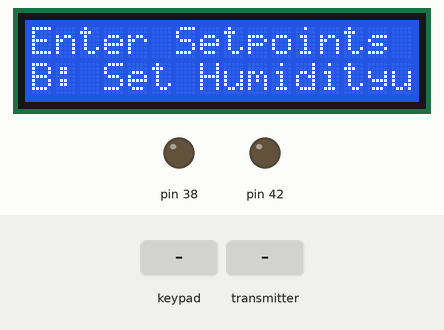
Recording of a sketch running on a simulated Arduino Mega 2560, built with avr-gcc and run on an emulated ATmega2560. Parts: 16×2 character LCD, output pins drawn as LEDs (lit = HIGH). The test bench sets the inputs (shaded band). No radio packets arrive unless stated; what the sketch prints to the serial monitor is not drawn.

Above: at 20.8 s.
20.9 s: key 'A' pressed
At 22.1 s:
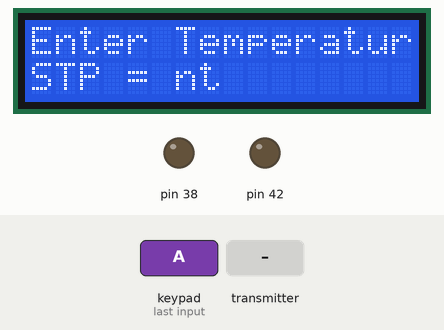
22.4 s: keypad keys 0 0 0 0 1 # pressed 0.4 s apart
At 25.6 s:
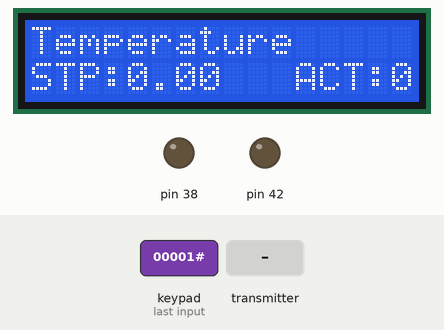
26.3 s: the transmitter starts sending fanStatus = 1
At 26.9 s:
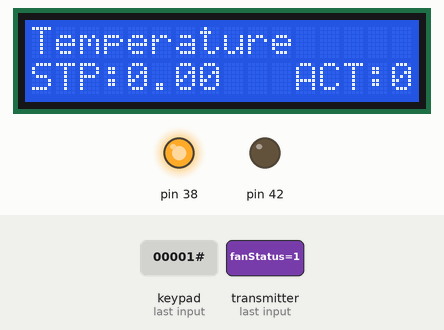
29.3 s: key 'B' pressed
At 30.5 s:
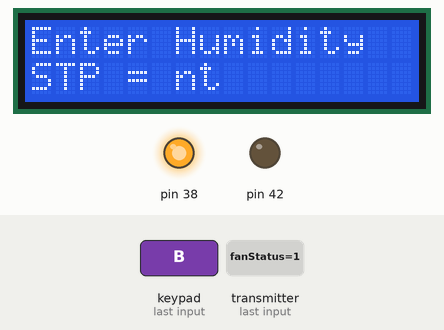
30.8 s: keypad keys 0 0 0 0 1 D pressed 0.4 s apart
At 33.2 s:
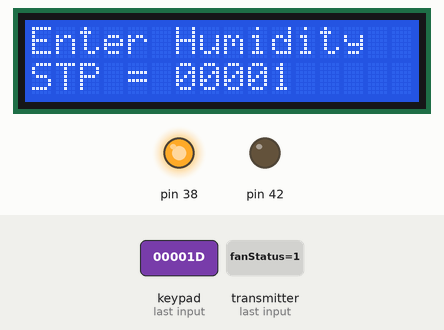
34.7 s: keypad keys 0 0 0 0 2 # pressed 0.4 s apart
At 37.0 s:
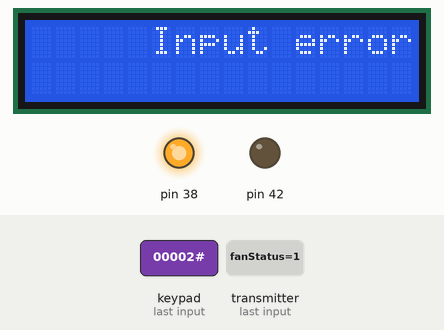
Timing chart, 0 to 38.5 s (numbered marks = the images above; inputs shaded):
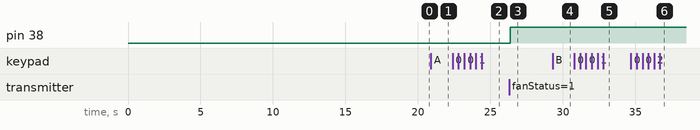

The sketch:

master_system.ino
```cpp
#include <Wire.h>
#include <LiquidCrystal_I2C.h>
#include <Keypad.h>
#include <SPI.h>
#include <RF24.h>

//CONSTANTS
const byte ROWS = 4; //four rows
const byte COLS = 4; //four columns
const byte LCD_COLS = 20;
const byte LCD_ROWS = 4;

//address through which two modules communicate.
const byte master_address[6] = "00001";
const byte slave_address[6] = "00002";

char keys[ROWS][COLS] = {
  {'1','2','3','A'},
  {'4','5','6','B'},
  {'7','8','9','C'},
  {'.','0','#','D'}
};

struct SetpointData {
  float fltSPTemp;
  float fltSPHum;
};

struct SensorData {
  float fltSnTemp;
  float fltSnHum;
  bool fanStatus;
  bool humidifierStatus;
};

//VARIABLES
SetpointData spData;
SensorData snData;

int state = -1;
String strSPTemp;
String strSPHum;
int timer = 20000;

byte rowPins[ROWS] = {9, 8, 7, 6}; //connect to the row pinouts of the keypad
byte colPins[COLS] = {5, 4, 3, 2}; //connect to the column pinouts of the keypad

RF24 radio(11, 12);  // CE, CSN
LiquidCrystal_I2C lcd(0x27, LCD_COLS, LCD_ROWS);
Keypad keypad = Keypad( makeKeymap(keys), rowPins, colPins, ROWS, COLS );

void scrollMessage() {
  String message = "REMOTE TEMPERATURE AND HUMIDITY CONTROLLER.";

  for (int i=0; i < 20; i++) {
    message = " " + message;
  }

  message = message + " ";

  for (int position = 0 ; position < message.length(); position++) {
    lcd.setCursor(0, 2);
    lcd.print(message.substring(position, position + 20));
    delay(250);
  }
}

bool getRadioStatus(){ //TODO: Blink leds, send a message, etc. to indicate failure
    if(radio.failureDetected){
    radio.begin();                        // Attempt to re-configure the radio with defaults
    radio.openWritingPipe(master_address);  // Re-configure pipe addresses
    radio.openReadingPipe(0, slave_address);  // Re-configure pipe addresses
    return false;
  } else {
    return true;
  }
  radio.failureDetected = 0;            // Reset the detection value
}

void receiveSensorData(){
  radio.startListening(); //This sets the module as receiver
  if ( radio.available() ) {
    radio.read(&snData, sizeof(SensorData));
//     getRadioStatus();
    if (state == 0) {
      displayData();
    }

    //TODO: Remove
//    Serial.print("RX: Sensor Temperature: ");
//    Serial.print(snData.fltSnTemp);
//    Serial.print(" Sensor Humidity: ");
//    Serial.println(snData.fltSnHum);
  }


}

void transmitSetpointData(){

  if (--timer == 0) {
    radio.stopListening(); //This sets the module as transmitter
    radio.write(&spData, sizeof(SetpointData)); //Sending the data
    timer = 20000;
    getRadioStatus();
  }
}

void printTemperatureSP() { //print temperature setpoint on lcd
  lcd.clear();
  lcd.setCursor(0, 0);
  lcd.print("Enter Temperature");
  lcd.setCursor(0, 1);
  lcd.print("Setpoint");
  lcd.setCursor(0, 3);
  lcd.print("STP = ");
  lcd.setCursor(6, 3);
  lcd.print(strSPTemp);
}

void printHumiditySP() { //print humidity setpoint on lcd
  lcd.clear();
  lcd.setCursor(0, 0);
  lcd.print("Enter Humidity");
  lcd.setCursor(0, 1);
  lcd.print("Setpoint");
  lcd.setCursor(0, 3);
  lcd.print("STP = ");
  lcd.setCursor(6, 3);
  lcd.print(strSPHum);
}

void displayData() { //Home Screen
  lcd.clear();
  lcd.setCursor(0, 0);
  lcd.print("Temperature");
  lcd.setCursor(0, 1);
  lcd.print("STP:");
  lcd.setCursor(4, 1);
  lcd.print(spData.fltSPTemp);
  lcd.setCursor(11, 1);
  lcd.print("ACT:");
  lcd.setCursor(15, 1);
  lcd.print(snData.fltSnTemp);

  lcd.setCursor(0, 2);
  lcd.print("Humidity");
  lcd.setCursor(0, 3);
  lcd.print("STP:");
  lcd.setCursor(4, 3);
  lcd.print(spData.fltSPHum);
  lcd.setCursor(11, 3);
  lcd.print("ACT:");
  lcd.setCursor(15, 3);
  lcd.print(snData.fltSnHum);
}

void printErrorMessage() {
  lcd.clear();
  lcd.setCursor(5, 0);
  lcd.print("Input error!");
  delay(1000);
}

void setup() {
  Serial.begin(9600);

  //Start communication
  radio.begin();
  radio.openWritingPipe(master_address); //set the address
  radio.openReadingPipe(0, slave_address); //set the address

  //LED Pin Configuration
  pinMode(38, OUTPUT);
  pinMode(42, OUTPUT);

  lcd.init();
  lcd.backlight();

  lcd.setCursor(6,1);
  lcd.print("GROUP 2");
  delay(500);
  scrollMessage();

  lcd.clear();
  lcd.setCursor(0,0);   //Set cursor to character 2 on line 0
  lcd.print("Enter Setpoints");

  lcd.setCursor(0,2);   //Set cursor to character 2 on line 0
  lcd.print("A: Set Temperature");

  lcd.setCursor(0,3);   //Set cursor to character 2 on line 0
  lcd.print("B: Set Humidity");
  delay(2000);
}

void loop() {
  // put your main code here, to run repeatedly:

  // receive sensor readings
  receiveSensorData();

  char key = keypad.getKey();

  if (key){  //TODO: Remove
    Serial.println(key);
  }

  if (key == 'A'){
    state = 1;
    printTemperatureSP();
  }

  if (key == 'B'){
    state = 2;
    printHumiditySP();
  }

  // when setpoint has been entered, data will then get transmitted
  if (state == 0) {
    transmitSetpointData();

//    Serial.println(snData.fanStatus);
//    Serial.println(snData.humidifierStatus);
    if(snData.fanStatus){
      digitalWrite(38,HIGH);
    } else {
      digitalWrite(38,LOW);
    }

    if(snData.humidifierStatus){
      digitalWrite(42,HIGH);
    } else {
      digitalWrite(42,LOW);
    }
  }

  if (state == 1) {
    if ((key >= '0' && key <= '9') || key == '.' ) {
      strSPTemp += key;     // add entered key value from keypad
      printTemperatureSP(); // print screen to enter temperature setpoint

    } else if (key == '#') { // when "#" is clicked
      if (strSPTemp.toFloat() == 0 || strSPTemp.toFloat() >= 50.00) { //checks if entered value is a number
        strSPTemp = ""; // clear invalid temperature setpoint
        printErrorMessage();
        printTemperatureSP(); // print screen to enter temperature setpoint
      } else {
        spData.fltSPTemp = strSPTemp.toFloat(); // convert string to float
        displayData();
        strSPTemp = ""; // clear previously entered data
        state = 0; // set program to state 0
      }
    } else if (key == 'C'){ // when "C" is clicked
      strSPTemp = ""; // // clear previously entered data
      printTemperatureSP(); // print screen to enter temperature setpoint

    } else if (key == 'D'){ // when "D" is clicked
      if (spData.fltSPTemp != 0) { // checks if setpoint data was entered previously
        displayData();
        strSPTemp = "";
        state = 0;
      }
    }
  }

  if (state == 2) {
    if ((key >= '0' && key <= '9') || key == '.' ) {
      strSPHum += key;
      printHumiditySP();

    } else if (key == '#') {
      if (strSPHum.toFloat() == 0 || strSPHum.toFloat() >= 80.00) { //checks if entered value is a number
        strSPHum = "";
        printErrorMessage();
        printHumiditySP();
      } else {
        spData.fltSPHum = strSPHum.toFloat();
        displayData();
        strSPHum = "";
        state = 0;
      }
    } else if (key == 'C'){
      strSPHum = "";
      printHumiditySP();
    } else if (key == 'D'){
      if (spData.fltSPHum != 0) {
        displayData();
        strSPHum = "";
        state = 0;
      }
    }
  }
}
```

Measured:
- after the input at 20.9 s, the display: changes at once (image 1)
- after the input at 22.4 s, the display: first changes at once (image 2 shows a later state)
- after the input at 26.3 s, pin 38: LOW → HIGH after 0.06 s
- after the input at 29.3 s, the display: changes at once (image 4)
- after the input at 30.8 s, the display: first changes at once (image 5 shows a later state)
- after the input at 34.7 s, the display: first changes after 0.05 s (image 6 shows a later state)
